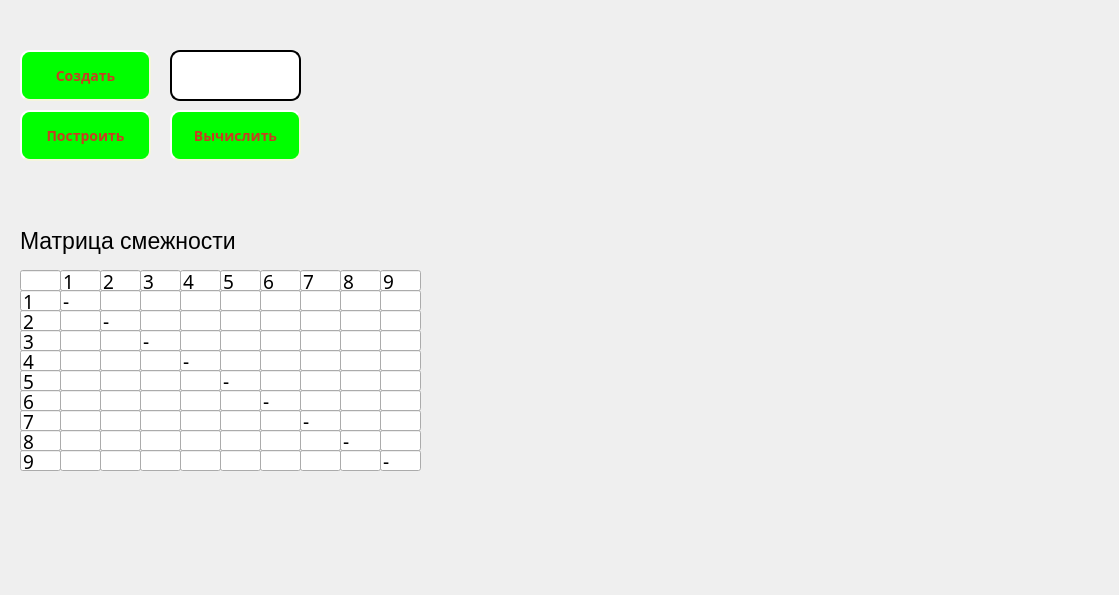
<?xml version="1.0" encoding="UTF-8"?>
<ui version="4.0">
 <class>MainWindow</class>
 <widget class="QMainWindow" name="MainWindow">
  <property name="geometry">
   <rect>
    <x>0</x>
    <y>0</y>
    <width>1119</width>
    <height>595</height>
   </rect>
  </property>
  <property name="font">
   <font>
    <family>Arial Rounded MT Bold</family>
    <pointsize>14</pointsize>
   </font>
  </property>
  <property name="windowTitle">
   <string>MainWindow</string>
  </property>
  <widget class="QWidget" name="centralwidget">
   <widget class="QLineEdit" name="clh1">
    <property name="geometry">
     <rect>
      <x>20</x>
      <y>270</y>
      <width>41</width>
      <height>21</height>
     </rect>
    </property>
    <property name="readOnly">
     <bool>true</bool>
    </property>
   </widget>
   <widget class="QLineEdit" name="clh2">
    <property name="geometry">
     <rect>
      <x>60</x>
      <y>270</y>
      <width>41</width>
      <height>21</height>
     </rect>
    </property>
    <property name="text">
     <string>1</string>
    </property>
    <property name="readOnly">
     <bool>true</bool>
    </property>
   </widget>
   <widget class="QLineEdit" name="str1">
    <property name="geometry">
     <rect>
      <x>20</x>
      <y>290</y>
      <width>41</width>
      <height>21</height>
     </rect>
    </property>
    <property name="text">
     <string>1</string>
    </property>
    <property name="readOnly">
     <bool>true</bool>
    </property>
   </widget>
   <widget class="QLineEdit" name="l11">
    <property name="geometry">
     <rect>
      <x>60</x>
      <y>290</y>
      <width>41</width>
      <height>21</height>
     </rect>
    </property>
    <property name="text">
     <string>-</string>
    </property>
    <property name="readOnly">
     <bool>true</bool>
    </property>
   </widget>
   <widget class="QLineEdit" name="clh2_2">
    <property name="geometry">
     <rect>
      <x>100</x>
      <y>270</y>
      <width>41</width>
      <height>21</height>
     </rect>
    </property>
    <property name="text">
     <string>2</string>
    </property>
    <property name="readOnly">
     <bool>true</bool>
    </property>
   </widget>
   <widget class="QLineEdit" name="clh2_3">
    <property name="geometry">
     <rect>
      <x>140</x>
      <y>270</y>
      <width>41</width>
      <height>21</height>
     </rect>
    </property>
    <property name="text">
     <string>3</string>
    </property>
    <property name="readOnly">
     <bool>true</bool>
    </property>
   </widget>
   <widget class="QLineEdit" name="l12">
    <property name="geometry">
     <rect>
      <x>100</x>
      <y>290</y>
      <width>41</width>
      <height>21</height>
     </rect>
    </property>
    <property name="styleSheet">
     <string notr="true">color: rgb(0, 170, 255);</string>
    </property>
    <property name="text">
     <string/>
    </property>
   </widget>
   <widget class="QLineEdit" name="l13">
    <property name="geometry">
     <rect>
      <x>140</x>
      <y>290</y>
      <width>41</width>
      <height>21</height>
     </rect>
    </property>
    <property name="styleSheet">
     <string notr="true">color: rgb(0, 170, 255);</string>
    </property>
   </widget>
   <widget class="QLineEdit" name="clh2_6">
    <property name="geometry">
     <rect>
      <x>180</x>
      <y>270</y>
      <width>41</width>
      <height>21</height>
     </rect>
    </property>
    <property name="text">
     <string>4</string>
    </property>
    <property name="readOnly">
     <bool>true</bool>
    </property>
   </widget>
   <widget class="QLineEdit" name="l14">
    <property name="geometry">
     <rect>
      <x>180</x>
      <y>290</y>
      <width>41</width>
      <height>21</height>
     </rect>
    </property>
    <property name="styleSheet">
     <string notr="true">color: rgb(0, 170, 255);</string>
    </property>
   </widget>
   <widget class="QLineEdit" name="clh2_8">
    <property name="geometry">
     <rect>
      <x>220</x>
      <y>270</y>
      <width>41</width>
      <height>21</height>
     </rect>
    </property>
    <property name="text">
     <string>5</string>
    </property>
    <property name="readOnly">
     <bool>true</bool>
    </property>
   </widget>
   <widget class="QLineEdit" name="l15">
    <property name="geometry">
     <rect>
      <x>220</x>
      <y>290</y>
      <width>41</width>
      <height>21</height>
     </rect>
    </property>
    <property name="styleSheet">
     <string notr="true">color: rgb(0, 170, 255);</string>
    </property>
   </widget>
   <widget class="QLineEdit" name="clh2_10">
    <property name="geometry">
     <rect>
      <x>260</x>
      <y>270</y>
      <width>41</width>
      <height>21</height>
     </rect>
    </property>
    <property name="text">
     <string>6</string>
    </property>
    <property name="readOnly">
     <bool>true</bool>
    </property>
   </widget>
   <widget class="QLineEdit" name="l16">
    <property name="geometry">
     <rect>
      <x>260</x>
      <y>290</y>
      <width>41</width>
      <height>21</height>
     </rect>
    </property>
    <property name="styleSheet">
     <string notr="true">color: rgb(0, 170, 255);</string>
    </property>
   </widget>
   <widget class="QLineEdit" name="clh2_12">
    <property name="geometry">
     <rect>
      <x>20</x>
      <y>310</y>
      <width>41</width>
      <height>21</height>
     </rect>
    </property>
    <property name="text">
     <string>2</string>
    </property>
    <property name="readOnly">
     <bool>true</bool>
    </property>
   </widget>
   <widget class="QLineEdit" name="l21">
    <property name="geometry">
     <rect>
      <x>60</x>
      <y>310</y>
      <width>41</width>
      <height>21</height>
     </rect>
    </property>
    <property name="styleSheet">
     <string notr="true">color: rgb(0, 170, 255);</string>
    </property>
   </widget>
   <widget class="QLineEdit" name="l22">
    <property name="geometry">
     <rect>
      <x>100</x>
      <y>310</y>
      <width>41</width>
      <height>21</height>
     </rect>
    </property>
    <property name="text">
     <string>-</string>
    </property>
    <property name="readOnly">
     <bool>true</bool>
    </property>
   </widget>
   <widget class="QLineEdit" name="l23">
    <property name="geometry">
     <rect>
      <x>140</x>
      <y>310</y>
      <width>41</width>
      <height>21</height>
     </rect>
    </property>
    <property name="styleSheet">
     <string notr="true">color: rgb(0, 170, 255);</string>
    </property>
   </widget>
   <widget class="QLineEdit" name="l24">
    <property name="geometry">
     <rect>
      <x>180</x>
      <y>310</y>
      <width>41</width>
      <height>21</height>
     </rect>
    </property>
    <property name="styleSheet">
     <string notr="true">color: rgb(0, 170, 255);</string>
    </property>
   </widget>
   <widget class="QLineEdit" name="l25">
    <property name="geometry">
     <rect>
      <x>220</x>
      <y>310</y>
      <width>41</width>
      <height>21</height>
     </rect>
    </property>
    <property name="styleSheet">
     <string notr="true">color: rgb(0, 170, 255);</string>
    </property>
   </widget>
   <widget class="QLineEdit" name="l26">
    <property name="geometry">
     <rect>
      <x>260</x>
      <y>310</y>
      <width>41</width>
      <height>21</height>
     </rect>
    </property>
    <property name="styleSheet">
     <string notr="true">color: rgb(0, 170, 255);</string>
    </property>
   </widget>
   <widget class="QLineEdit" name="clh2_19">
    <property name="geometry">
     <rect>
      <x>20</x>
      <y>330</y>
      <width>41</width>
      <height>21</height>
     </rect>
    </property>
    <property name="text">
     <string>3</string>
    </property>
    <property name="readOnly">
     <bool>true</bool>
    </property>
   </widget>
   <widget class="QLineEdit" name="l31">
    <property name="geometry">
     <rect>
      <x>60</x>
      <y>330</y>
      <width>41</width>
      <height>21</height>
     </rect>
    </property>
    <property name="styleSheet">
     <string notr="true">color: rgb(0, 170, 255);</string>
    </property>
   </widget>
   <widget class="QLineEdit" name="l32">
    <property name="geometry">
     <rect>
      <x>100</x>
      <y>330</y>
      <width>41</width>
      <height>21</height>
     </rect>
    </property>
    <property name="styleSheet">
     <string notr="true">color: rgb(0, 170, 255);</string>
    </property>
   </widget>
   <widget class="QLineEdit" name="l33">
    <property name="geometry">
     <rect>
      <x>140</x>
      <y>330</y>
      <width>41</width>
      <height>21</height>
     </rect>
    </property>
    <property name="text">
     <string>-</string>
    </property>
    <property name="readOnly">
     <bool>true</bool>
    </property>
   </widget>
   <widget class="QLineEdit" name="l34">
    <property name="geometry">
     <rect>
      <x>180</x>
      <y>330</y>
      <width>41</width>
      <height>21</height>
     </rect>
    </property>
    <property name="styleSheet">
     <string notr="true">color: rgb(0, 170, 255);</string>
    </property>
   </widget>
   <widget class="QLineEdit" name="l35">
    <property name="geometry">
     <rect>
      <x>220</x>
      <y>330</y>
      <width>41</width>
      <height>21</height>
     </rect>
    </property>
    <property name="styleSheet">
     <string notr="true">color: rgb(0, 170, 255);</string>
    </property>
   </widget>
   <widget class="QLineEdit" name="l36">
    <property name="geometry">
     <rect>
      <x>260</x>
      <y>330</y>
      <width>41</width>
      <height>21</height>
     </rect>
    </property>
    <property name="styleSheet">
     <string notr="true">color: rgb(0, 170, 255);</string>
    </property>
   </widget>
   <widget class="QLineEdit" name="clh2_26">
    <property name="geometry">
     <rect>
      <x>20</x>
      <y>350</y>
      <width>41</width>
      <height>21</height>
     </rect>
    </property>
    <property name="text">
     <string>4</string>
    </property>
    <property name="readOnly">
     <bool>true</bool>
    </property>
   </widget>
   <widget class="QLineEdit" name="clh2_27">
    <property name="geometry">
     <rect>
      <x>20</x>
      <y>370</y>
      <width>41</width>
      <height>21</height>
     </rect>
    </property>
    <property name="text">
     <string>5</string>
    </property>
    <property name="readOnly">
     <bool>true</bool>
    </property>
   </widget>
   <widget class="QLineEdit" name="l41">
    <property name="geometry">
     <rect>
      <x>60</x>
      <y>350</y>
      <width>41</width>
      <height>21</height>
     </rect>
    </property>
    <property name="styleSheet">
     <string notr="true">color: rgb(0, 170, 255);</string>
    </property>
    <property name="text">
     <string/>
    </property>
   </widget>
   <widget class="QLineEdit" name="l51">
    <property name="geometry">
     <rect>
      <x>60</x>
      <y>370</y>
      <width>41</width>
      <height>21</height>
     </rect>
    </property>
    <property name="styleSheet">
     <string notr="true">color: rgb(0, 170, 255);</string>
    </property>
   </widget>
   <widget class="QLineEdit" name="l42">
    <property name="geometry">
     <rect>
      <x>100</x>
      <y>350</y>
      <width>41</width>
      <height>21</height>
     </rect>
    </property>
    <property name="styleSheet">
     <string notr="true">color: rgb(0, 170, 255);</string>
    </property>
   </widget>
   <widget class="QLineEdit" name="l52">
    <property name="geometry">
     <rect>
      <x>100</x>
      <y>370</y>
      <width>41</width>
      <height>21</height>
     </rect>
    </property>
    <property name="styleSheet">
     <string notr="true">color: rgb(0, 170, 255);</string>
    </property>
   </widget>
   <widget class="QLineEdit" name="l43">
    <property name="geometry">
     <rect>
      <x>140</x>
      <y>350</y>
      <width>41</width>
      <height>21</height>
     </rect>
    </property>
    <property name="styleSheet">
     <string notr="true">color: rgb(0, 170, 255);</string>
    </property>
   </widget>
   <widget class="QLineEdit" name="l53">
    <property name="geometry">
     <rect>
      <x>140</x>
      <y>370</y>
      <width>41</width>
      <height>21</height>
     </rect>
    </property>
    <property name="styleSheet">
     <string notr="true">color: rgb(0, 170, 255);</string>
    </property>
   </widget>
   <widget class="QLineEdit" name="l44">
    <property name="geometry">
     <rect>
      <x>180</x>
      <y>350</y>
      <width>41</width>
      <height>21</height>
     </rect>
    </property>
    <property name="text">
     <string>-</string>
    </property>
    <property name="readOnly">
     <bool>true</bool>
    </property>
   </widget>
   <widget class="QLineEdit" name="l54">
    <property name="geometry">
     <rect>
      <x>180</x>
      <y>370</y>
      <width>41</width>
      <height>21</height>
     </rect>
    </property>
    <property name="styleSheet">
     <string notr="true">color: rgb(0, 170, 255);</string>
    </property>
   </widget>
   <widget class="QLineEdit" name="l45">
    <property name="geometry">
     <rect>
      <x>220</x>
      <y>350</y>
      <width>41</width>
      <height>21</height>
     </rect>
    </property>
    <property name="styleSheet">
     <string notr="true">color: rgb(0, 170, 255);</string>
    </property>
   </widget>
   <widget class="QLineEdit" name="l55">
    <property name="geometry">
     <rect>
      <x>220</x>
      <y>370</y>
      <width>41</width>
      <height>21</height>
     </rect>
    </property>
    <property name="text">
     <string>-</string>
    </property>
    <property name="readOnly">
     <bool>true</bool>
    </property>
   </widget>
   <widget class="QLineEdit" name="l46">
    <property name="geometry">
     <rect>
      <x>260</x>
      <y>350</y>
      <width>41</width>
      <height>21</height>
     </rect>
    </property>
    <property name="styleSheet">
     <string notr="true">color: rgb(0, 170, 255);</string>
    </property>
   </widget>
   <widget class="QLineEdit" name="l56">
    <property name="geometry">
     <rect>
      <x>260</x>
      <y>370</y>
      <width>41</width>
      <height>21</height>
     </rect>
    </property>
    <property name="styleSheet">
     <string notr="true">color: rgb(0, 170, 255);</string>
    </property>
   </widget>
   <widget class="QLineEdit" name="clh2_40">
    <property name="geometry">
     <rect>
      <x>20</x>
      <y>390</y>
      <width>41</width>
      <height>21</height>
     </rect>
    </property>
    <property name="text">
     <string>6</string>
    </property>
    <property name="readOnly">
     <bool>true</bool>
    </property>
   </widget>
   <widget class="QLineEdit" name="l61">
    <property name="geometry">
     <rect>
      <x>60</x>
      <y>390</y>
      <width>41</width>
      <height>21</height>
     </rect>
    </property>
    <property name="styleSheet">
     <string notr="true">color: rgb(0, 170, 255);</string>
    </property>
   </widget>
   <widget class="QLineEdit" name="l62">
    <property name="geometry">
     <rect>
      <x>100</x>
      <y>390</y>
      <width>41</width>
      <height>21</height>
     </rect>
    </property>
    <property name="styleSheet">
     <string notr="true">color: rgb(0, 170, 255);</string>
    </property>
   </widget>
   <widget class="QLineEdit" name="l63">
    <property name="geometry">
     <rect>
      <x>140</x>
      <y>390</y>
      <width>41</width>
      <height>21</height>
     </rect>
    </property>
    <property name="styleSheet">
     <string notr="true">color: rgb(0, 170, 255);</string>
    </property>
   </widget>
   <widget class="QLineEdit" name="l64">
    <property name="geometry">
     <rect>
      <x>180</x>
      <y>390</y>
      <width>41</width>
      <height>21</height>
     </rect>
    </property>
    <property name="styleSheet">
     <string notr="true">color: rgb(0, 170, 255);</string>
    </property>
   </widget>
   <widget class="QLineEdit" name="l65">
    <property name="geometry">
     <rect>
      <x>220</x>
      <y>390</y>
      <width>41</width>
      <height>21</height>
     </rect>
    </property>
    <property name="styleSheet">
     <string notr="true">color: rgb(0, 170, 255);</string>
    </property>
   </widget>
   <widget class="QLineEdit" name="l66">
    <property name="geometry">
     <rect>
      <x>260</x>
      <y>390</y>
      <width>41</width>
      <height>21</height>
     </rect>
    </property>
    <property name="text">
     <string>-</string>
    </property>
    <property name="readOnly">
     <bool>true</bool>
    </property>
   </widget>
   <widget class="QLineEdit" name="clh2_47">
    <property name="geometry">
     <rect>
      <x>20</x>
      <y>410</y>
      <width>41</width>
      <height>21</height>
     </rect>
    </property>
    <property name="text">
     <string>7</string>
    </property>
    <property name="readOnly">
     <bool>true</bool>
    </property>
   </widget>
   <widget class="QLineEdit" name="l71">
    <property name="geometry">
     <rect>
      <x>60</x>
      <y>410</y>
      <width>41</width>
      <height>21</height>
     </rect>
    </property>
    <property name="styleSheet">
     <string notr="true">color: rgb(0, 170, 255);</string>
    </property>
   </widget>
   <widget class="QLineEdit" name="l72">
    <property name="geometry">
     <rect>
      <x>100</x>
      <y>410</y>
      <width>41</width>
      <height>21</height>
     </rect>
    </property>
    <property name="styleSheet">
     <string notr="true">color: rgb(0, 170, 255);</string>
    </property>
   </widget>
   <widget class="QLineEdit" name="l73">
    <property name="geometry">
     <rect>
      <x>140</x>
      <y>410</y>
      <width>41</width>
      <height>21</height>
     </rect>
    </property>
    <property name="styleSheet">
     <string notr="true">color: rgb(0, 170, 255);</string>
    </property>
   </widget>
   <widget class="QLineEdit" name="l74">
    <property name="geometry">
     <rect>
      <x>180</x>
      <y>410</y>
      <width>41</width>
      <height>21</height>
     </rect>
    </property>
    <property name="styleSheet">
     <string notr="true">color: rgb(0, 170, 255);</string>
    </property>
   </widget>
   <widget class="QLineEdit" name="l75">
    <property name="geometry">
     <rect>
      <x>220</x>
      <y>410</y>
      <width>41</width>
      <height>21</height>
     </rect>
    </property>
    <property name="styleSheet">
     <string notr="true">color: rgb(0, 170, 255);</string>
    </property>
   </widget>
   <widget class="QLineEdit" name="l76">
    <property name="geometry">
     <rect>
      <x>260</x>
      <y>410</y>
      <width>41</width>
      <height>21</height>
     </rect>
    </property>
    <property name="styleSheet">
     <string notr="true">color: rgb(0, 170, 255);</string>
    </property>
   </widget>
   <widget class="QLineEdit" name="clh2_54">
    <property name="geometry">
     <rect>
      <x>20</x>
      <y>430</y>
      <width>41</width>
      <height>21</height>
     </rect>
    </property>
    <property name="text">
     <string>8</string>
    </property>
    <property name="readOnly">
     <bool>true</bool>
    </property>
   </widget>
   <widget class="QLineEdit" name="clh2_55">
    <property name="geometry">
     <rect>
      <x>20</x>
      <y>450</y>
      <width>41</width>
      <height>21</height>
     </rect>
    </property>
    <property name="text">
     <string>9</string>
    </property>
    <property name="readOnly">
     <bool>true</bool>
    </property>
   </widget>
   <widget class="QLineEdit" name="l81">
    <property name="geometry">
     <rect>
      <x>60</x>
      <y>430</y>
      <width>41</width>
      <height>21</height>
     </rect>
    </property>
    <property name="styleSheet">
     <string notr="true">color: rgb(0, 170, 255);</string>
    </property>
   </widget>
   <widget class="QLineEdit" name="l91">
    <property name="geometry">
     <rect>
      <x>60</x>
      <y>450</y>
      <width>41</width>
      <height>21</height>
     </rect>
    </property>
    <property name="styleSheet">
     <string notr="true">color: rgb(0, 170, 255);</string>
    </property>
   </widget>
   <widget class="QLineEdit" name="l82">
    <property name="geometry">
     <rect>
      <x>100</x>
      <y>430</y>
      <width>41</width>
      <height>21</height>
     </rect>
    </property>
    <property name="styleSheet">
     <string notr="true">color: rgb(0, 170, 255);</string>
    </property>
   </widget>
   <widget class="QLineEdit" name="l92">
    <property name="geometry">
     <rect>
      <x>100</x>
      <y>450</y>
      <width>41</width>
      <height>21</height>
     </rect>
    </property>
    <property name="styleSheet">
     <string notr="true">color: rgb(0, 170, 255);</string>
    </property>
   </widget>
   <widget class="QLineEdit" name="l83">
    <property name="geometry">
     <rect>
      <x>140</x>
      <y>430</y>
      <width>41</width>
      <height>21</height>
     </rect>
    </property>
    <property name="styleSheet">
     <string notr="true">color: rgb(0, 170, 255);</string>
    </property>
   </widget>
   <widget class="QLineEdit" name="l84">
    <property name="geometry">
     <rect>
      <x>180</x>
      <y>430</y>
      <width>41</width>
      <height>21</height>
     </rect>
    </property>
    <property name="styleSheet">
     <string notr="true">color: rgb(0, 170, 255);</string>
    </property>
   </widget>
   <widget class="QLineEdit" name="l85">
    <property name="geometry">
     <rect>
      <x>220</x>
      <y>430</y>
      <width>41</width>
      <height>21</height>
     </rect>
    </property>
    <property name="styleSheet">
     <string notr="true">color: rgb(0, 170, 255);</string>
    </property>
   </widget>
   <widget class="QLineEdit" name="l86">
    <property name="geometry">
     <rect>
      <x>260</x>
      <y>430</y>
      <width>41</width>
      <height>21</height>
     </rect>
    </property>
    <property name="styleSheet">
     <string notr="true">color: rgb(0, 170, 255);</string>
    </property>
    <property name="text">
     <string/>
    </property>
   </widget>
   <widget class="QLineEdit" name="l93">
    <property name="geometry">
     <rect>
      <x>140</x>
      <y>450</y>
      <width>41</width>
      <height>21</height>
     </rect>
    </property>
    <property name="styleSheet">
     <string notr="true">color: rgb(0, 170, 255);</string>
    </property>
   </widget>
   <widget class="QLineEdit" name="l94">
    <property name="geometry">
     <rect>
      <x>180</x>
      <y>450</y>
      <width>41</width>
      <height>21</height>
     </rect>
    </property>
    <property name="styleSheet">
     <string notr="true">color: rgb(0, 170, 255);</string>
    </property>
   </widget>
   <widget class="QLineEdit" name="l95">
    <property name="geometry">
     <rect>
      <x>220</x>
      <y>450</y>
      <width>41</width>
      <height>21</height>
     </rect>
    </property>
    <property name="styleSheet">
     <string notr="true">color: rgb(0, 170, 255);</string>
    </property>
   </widget>
   <widget class="QLineEdit" name="l96">
    <property name="geometry">
     <rect>
      <x>260</x>
      <y>450</y>
      <width>41</width>
      <height>21</height>
     </rect>
    </property>
    <property name="styleSheet">
     <string notr="true">color: rgb(0, 170, 255);</string>
    </property>
   </widget>
   <widget class="QLineEdit" name="clh2_75">
    <property name="geometry">
     <rect>
      <x>300</x>
      <y>270</y>
      <width>41</width>
      <height>21</height>
     </rect>
    </property>
    <property name="text">
     <string>7</string>
    </property>
    <property name="readOnly">
     <bool>true</bool>
    </property>
   </widget>
   <widget class="QLineEdit" name="clh2_76">
    <property name="geometry">
     <rect>
      <x>340</x>
      <y>270</y>
      <width>41</width>
      <height>21</height>
     </rect>
    </property>
    <property name="text">
     <string>8</string>
    </property>
    <property name="readOnly">
     <bool>true</bool>
    </property>
   </widget>
   <widget class="QLineEdit" name="clh2_77">
    <property name="geometry">
     <rect>
      <x>380</x>
      <y>270</y>
      <width>41</width>
      <height>21</height>
     </rect>
    </property>
    <property name="text">
     <string>9</string>
    </property>
    <property name="readOnly">
     <bool>true</bool>
    </property>
   </widget>
   <widget class="QLineEdit" name="l17">
    <property name="geometry">
     <rect>
      <x>300</x>
      <y>290</y>
      <width>41</width>
      <height>21</height>
     </rect>
    </property>
    <property name="styleSheet">
     <string notr="true">color: rgb(0, 170, 255);</string>
    </property>
   </widget>
   <widget class="QLineEdit" name="l18">
    <property name="geometry">
     <rect>
      <x>340</x>
      <y>290</y>
      <width>41</width>
      <height>21</height>
     </rect>
    </property>
    <property name="styleSheet">
     <string notr="true">color: rgb(0, 170, 255);</string>
    </property>
   </widget>
   <widget class="QLineEdit" name="l19">
    <property name="geometry">
     <rect>
      <x>380</x>
      <y>290</y>
      <width>41</width>
      <height>21</height>
     </rect>
    </property>
    <property name="styleSheet">
     <string notr="true">color: rgb(0, 170, 255);</string>
    </property>
   </widget>
   <widget class="QLineEdit" name="l27">
    <property name="geometry">
     <rect>
      <x>300</x>
      <y>310</y>
      <width>41</width>
      <height>21</height>
     </rect>
    </property>
    <property name="styleSheet">
     <string notr="true">color: rgb(0, 170, 255);</string>
    </property>
   </widget>
   <widget class="QLineEdit" name="l28">
    <property name="geometry">
     <rect>
      <x>340</x>
      <y>310</y>
      <width>41</width>
      <height>21</height>
     </rect>
    </property>
    <property name="styleSheet">
     <string notr="true">color: rgb(0, 170, 255);</string>
    </property>
   </widget>
   <widget class="QLineEdit" name="l29">
    <property name="geometry">
     <rect>
      <x>380</x>
      <y>310</y>
      <width>41</width>
      <height>21</height>
     </rect>
    </property>
    <property name="styleSheet">
     <string notr="true">color: rgb(0, 170, 255);</string>
    </property>
   </widget>
   <widget class="QLineEdit" name="l37">
    <property name="geometry">
     <rect>
      <x>300</x>
      <y>330</y>
      <width>41</width>
      <height>21</height>
     </rect>
    </property>
    <property name="styleSheet">
     <string notr="true">color: rgb(0, 170, 255);</string>
    </property>
   </widget>
   <widget class="QLineEdit" name="l38">
    <property name="geometry">
     <rect>
      <x>340</x>
      <y>330</y>
      <width>41</width>
      <height>21</height>
     </rect>
    </property>
    <property name="styleSheet">
     <string notr="true">color: rgb(0, 170, 255);</string>
    </property>
   </widget>
   <widget class="QLineEdit" name="l39">
    <property name="geometry">
     <rect>
      <x>380</x>
      <y>330</y>
      <width>41</width>
      <height>21</height>
     </rect>
    </property>
    <property name="styleSheet">
     <string notr="true">color: rgb(0, 170, 255);</string>
    </property>
   </widget>
   <widget class="QLineEdit" name="l47">
    <property name="geometry">
     <rect>
      <x>300</x>
      <y>350</y>
      <width>41</width>
      <height>21</height>
     </rect>
    </property>
    <property name="styleSheet">
     <string notr="true">color: rgb(0, 170, 255);</string>
    </property>
   </widget>
   <widget class="QLineEdit" name="l48">
    <property name="geometry">
     <rect>
      <x>340</x>
      <y>350</y>
      <width>41</width>
      <height>21</height>
     </rect>
    </property>
    <property name="styleSheet">
     <string notr="true">color: rgb(0, 170, 255);</string>
    </property>
   </widget>
   <widget class="QLineEdit" name="l49">
    <property name="geometry">
     <rect>
      <x>380</x>
      <y>350</y>
      <width>41</width>
      <height>21</height>
     </rect>
    </property>
    <property name="styleSheet">
     <string notr="true">color: rgb(0, 170, 255);</string>
    </property>
   </widget>
   <widget class="QLineEdit" name="l57">
    <property name="geometry">
     <rect>
      <x>300</x>
      <y>370</y>
      <width>41</width>
      <height>21</height>
     </rect>
    </property>
    <property name="styleSheet">
     <string notr="true">color: rgb(0, 170, 255);</string>
    </property>
   </widget>
   <widget class="QLineEdit" name="l58">
    <property name="geometry">
     <rect>
      <x>340</x>
      <y>370</y>
      <width>41</width>
      <height>21</height>
     </rect>
    </property>
    <property name="styleSheet">
     <string notr="true">color: rgb(0, 170, 255);</string>
    </property>
   </widget>
   <widget class="QLineEdit" name="l59">
    <property name="geometry">
     <rect>
      <x>380</x>
      <y>370</y>
      <width>41</width>
      <height>21</height>
     </rect>
    </property>
    <property name="styleSheet">
     <string notr="true">color: rgb(0, 170, 255);</string>
    </property>
   </widget>
   <widget class="QLineEdit" name="l67">
    <property name="geometry">
     <rect>
      <x>300</x>
      <y>390</y>
      <width>41</width>
      <height>21</height>
     </rect>
    </property>
    <property name="styleSheet">
     <string notr="true">color: rgb(0, 170, 255);</string>
    </property>
   </widget>
   <widget class="QLineEdit" name="l68">
    <property name="geometry">
     <rect>
      <x>340</x>
      <y>390</y>
      <width>41</width>
      <height>21</height>
     </rect>
    </property>
    <property name="styleSheet">
     <string notr="true">color: rgb(0, 170, 255);</string>
    </property>
   </widget>
   <widget class="QLineEdit" name="l69">
    <property name="geometry">
     <rect>
      <x>380</x>
      <y>390</y>
      <width>41</width>
      <height>21</height>
     </rect>
    </property>
    <property name="styleSheet">
     <string notr="true">color: rgb(0, 170, 255);</string>
    </property>
   </widget>
   <widget class="QLineEdit" name="l77">
    <property name="geometry">
     <rect>
      <x>300</x>
      <y>410</y>
      <width>41</width>
      <height>21</height>
     </rect>
    </property>
    <property name="text">
     <string>-</string>
    </property>
    <property name="readOnly">
     <bool>true</bool>
    </property>
   </widget>
   <widget class="QLineEdit" name="l78">
    <property name="geometry">
     <rect>
      <x>340</x>
      <y>410</y>
      <width>41</width>
      <height>21</height>
     </rect>
    </property>
    <property name="styleSheet">
     <string notr="true">color: rgb(0, 170, 255);</string>
    </property>
   </widget>
   <widget class="QLineEdit" name="l79">
    <property name="geometry">
     <rect>
      <x>380</x>
      <y>410</y>
      <width>41</width>
      <height>21</height>
     </rect>
    </property>
    <property name="styleSheet">
     <string notr="true">color: rgb(0, 170, 255);</string>
    </property>
   </widget>
   <widget class="QLineEdit" name="l87">
    <property name="geometry">
     <rect>
      <x>300</x>
      <y>430</y>
      <width>41</width>
      <height>21</height>
     </rect>
    </property>
    <property name="styleSheet">
     <string notr="true">color: rgb(0, 170, 255);</string>
    </property>
   </widget>
   <widget class="QLineEdit" name="l97">
    <property name="geometry">
     <rect>
      <x>300</x>
      <y>450</y>
      <width>41</width>
      <height>21</height>
     </rect>
    </property>
    <property name="styleSheet">
     <string notr="true">color: rgb(0, 170, 255);</string>
    </property>
   </widget>
   <widget class="QLineEdit" name="l88">
    <property name="geometry">
     <rect>
      <x>340</x>
      <y>430</y>
      <width>41</width>
      <height>21</height>
     </rect>
    </property>
    <property name="text">
     <string>-</string>
    </property>
    <property name="readOnly">
     <bool>true</bool>
    </property>
   </widget>
   <widget class="QLineEdit" name="l89">
    <property name="geometry">
     <rect>
      <x>380</x>
      <y>430</y>
      <width>41</width>
      <height>21</height>
     </rect>
    </property>
    <property name="styleSheet">
     <string notr="true">color: rgb(0, 170, 255);</string>
    </property>
   </widget>
   <widget class="QLineEdit" name="l98">
    <property name="geometry">
     <rect>
      <x>340</x>
      <y>450</y>
      <width>41</width>
      <height>21</height>
     </rect>
    </property>
    <property name="styleSheet">
     <string notr="true">color: rgb(0, 170, 255);</string>
    </property>
   </widget>
   <widget class="QLineEdit" name="l99">
    <property name="geometry">
     <rect>
      <x>380</x>
      <y>450</y>
      <width>41</width>
      <height>21</height>
     </rect>
    </property>
    <property name="text">
     <string>-</string>
    </property>
    <property name="readOnly">
     <bool>true</bool>
    </property>
   </widget>
   <widget class="QLineEdit" name="quantitylabel">
    <property name="geometry">
     <rect>
      <x>170</x>
      <y>50</y>
      <width>131</width>
      <height>51</height>
     </rect>
    </property>
    <property name="font">
     <font>
      <pointsize>-1</pointsize>
      <italic>false</italic>
      <bold>true</bold>
     </font>
    </property>
    <property name="styleSheet">
     <string notr="true">
     border-style: outset;
     border-width: 2px;
     border-radius: 10px;
     border-color: black;
     font: bold 14px;
</string>
    </property>
   </widget>
   <widget class="QPushButton" name="doWork">
    <property name="geometry">
     <rect>
      <x>170</x>
      <y>110</y>
      <width>131</width>
      <height>51</height>
     </rect>
    </property>
    <property name="styleSheet">
     <string notr="true">color: rgb(200, 61, 33);
background-color: rgb(0, 255, 0);
     border-style: outset;
     border-width: 2px;
     border-radius: 10px;
     border-color: beige;
     font: bold 14px;</string>
    </property>
    <property name="text">
     <string>Вычислить</string>
    </property>
   </widget>
   <widget class="QPushButton" name="createNode">
    <property name="geometry">
     <rect>
      <x>20</x>
      <y>50</y>
      <width>131</width>
      <height>51</height>
     </rect>
    </property>
    <property name="font">
     <font>
      <family>VAGRounded BT</family>
      <pointsize>-1</pointsize>
      <italic>false</italic>
      <bold>true</bold>
     </font>
    </property>
    <property name="styleSheet">
     <string notr="true">color: rgb(200, 61, 33);
background-color: rgb(0, 255, 0);
     border-style: outset;
     border-width: 2px;
     border-radius: 10px;
     border-color: beige;
     font: bold 14px;
</string>
    </property>
    <property name="text">
     <string>Создать</string>
    </property>
   </widget>
   <widget class="QPushButton" name="build">
    <property name="geometry">
     <rect>
      <x>20</x>
      <y>110</y>
      <width>131</width>
      <height>51</height>
     </rect>
    </property>
    <property name="styleSheet">
     <string notr="true">color: rgb(200, 61, 33);
background-color: rgb(0, 255, 0);
     border-style: outset;
     border-width: 2px;
     border-radius: 10px;
     border-color: beige;
     font: bold 14px;</string>
    </property>
    <property name="text">
     <string>Построить</string>
    </property>
   </widget>
   <widget class="QLabel" name="label">
    <property name="geometry">
     <rect>
      <x>20</x>
      <y>220</y>
      <width>231</width>
      <height>41</height>
     </rect>
    </property>
    <property name="font">
     <font>
      <family>Segoe UI</family>
      <pointsize>17</pointsize>
     </font>
    </property>
    <property name="text">
     <string>Матрица смежности</string>
    </property>
   </widget>
  </widget>
 </widget>
 <resources/>
 <connections/>
</ui>
